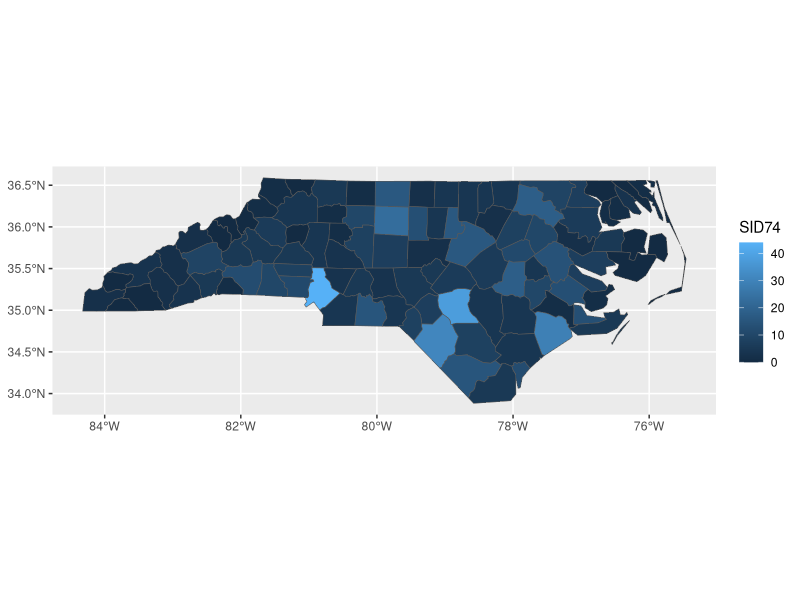

Write the R code that produced this figure. (Note: this script raises an error after producing the figure.)
library(tidyverse)
library(ggplot2)
view(quakes)
head(quakes)
view(volcano)
head(volcano)

install.packages("sf")
library(sf)
(nc = read_sf(system.file("gpkg/nc.gpkg", package = "sf")))
view(nc)

names(nc)
#SID74 = sudden instant death
SID74_plot <- nc %>% 
  ggplot(aes(fill = SID74))+
  geom_sf()
SID74_plot

install.packages("stars")
library(stars)
(L7 = read_stars(system.file("tif/L7_ETMs.tif", package = "stars")))


ggplot(data = L7)+
  geom_stars()+
  facet_wrap(~band)+
  coord_equal()
stars.plot
